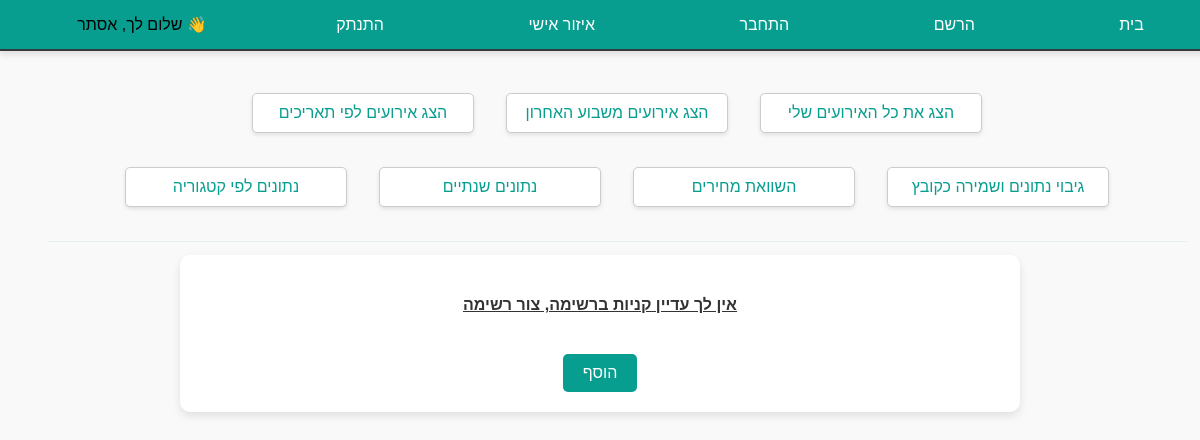
Page /profile (signed in) on the earlier database version.
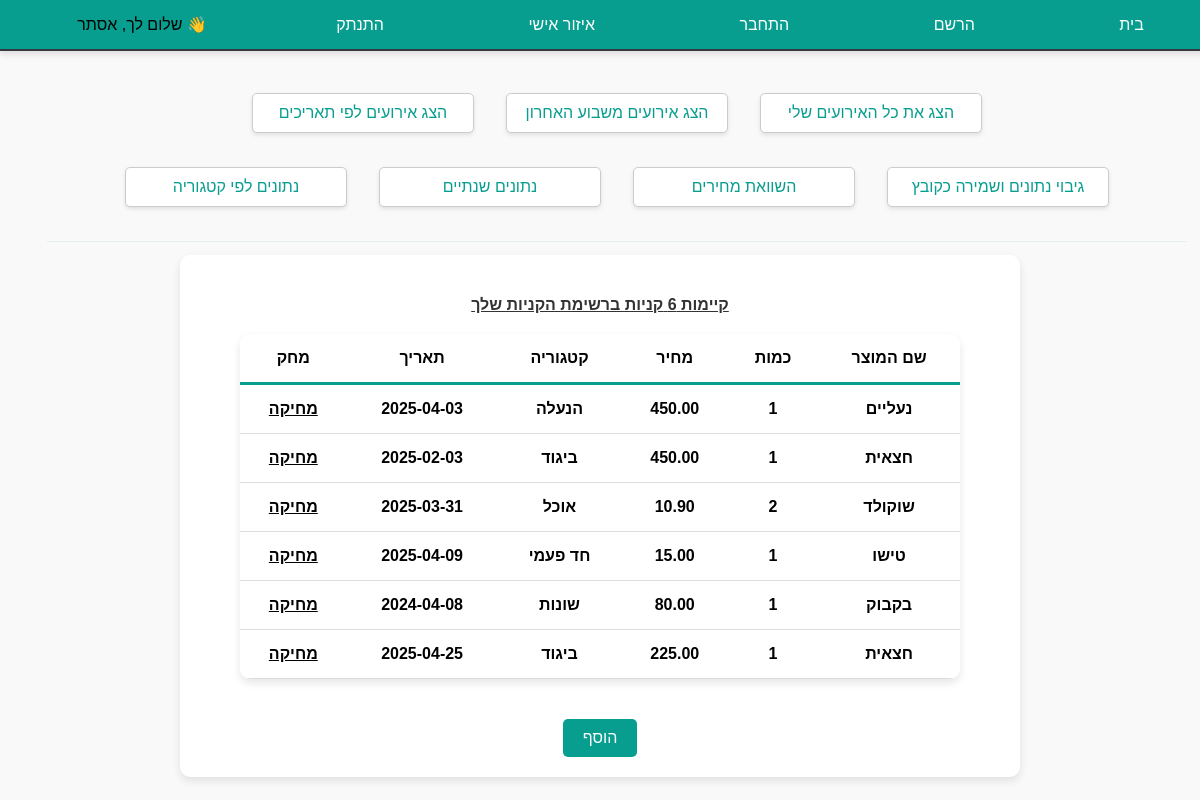
Same page on the later database version.
### models/User.py (models this page shows)
class User(UserMixin, db.Model):
    __tablename__ = 'user'
    id = db.Column(db.Integer, primary_key=True, autoincrement=True)
    name = db.Column(db.String, nullable = False)
    email = db.Column(db.String, unique=True, nullable = False)
    password = db.Column(db.String, nullable = False)

### models/Purchases.py (models this page shows)
class Purchases(db.Model):
    id = db.Column(db.Integer, primary_key = True)
    user_id = db.Column(db.Integer, db.ForeignKey('user.id'),)
    name = db.Column(db.String)
    qty = db.Column(db.Integer, default = 1)
    price = db.Column(db.Numeric(precision=10,scale=2), nullable = False)
    category = db.Column(db.String)
    date = db.Column(db.DateTime, default = datetime.now())

### app.py (the view)
@app.route('/profile', methods=["GET"])
def profile():
    if not current_user.is_authenticated:
        return render_template("register.html", message="התחבר לאפליקציה")
    purchases = Purchases.query.filter_by(user_id=current_user.id).all()
    message = "אין לך עדיין קניות ברשימה, צור רשימה"
    return render_template('profile.html', purchases=purchases, message=message)

### app.py (called while the page is built)
@login_manager.user_loader
def load_user(user_id):
    return User.query.get(int(user_id))

### templates/profile.html (shortened to what this page needs)
{% extends 'index.html' %}
    {% block head %}
      <link rel="stylesheet" href="static/css/profile.css"></link>
    {% endblock %}
    {% block body %}
        <div class="btns">
            <div class="filters">
                <a href="/profile" class="a">הצג את כל האירועים שלי</a>
                <a href="/profileWeek" class="a">הצג אירועים משבוע האחרון</a>
                <a href="#dateFormModal" class="a">הצג אירועים לפי תאריכים</a>
            </div>
            <div class="info">
                <a href="/saveData" class="a">גיבוי נתונים ושמירה כקובץ</a>
                <a href="/products" class="a">השוואת מחירים</a>
                <a href="/graph1" class="a">נתונים שנתיים</a>
                <a href="/graph2" class="a">נתונים לפי קטגוריה</a>
            </div>
            <div class="seperate"></div>
        </div>
        <div class="all_container">
            <div class="purchases_list">
                {% if purchases|length < 1 %}
                        <h4>{{message}}</h4>
                {% else %}
                <h4>קיימות {{purchases|length}} קניות ברשימת הקניות שלך</h4>
                <div class="table">
                    <table>
                        <tr class="head">
                            <th>שם המוצר</th>
                            <th>כמות</th>
                            <th>מחיר</th>
                            <th>קטגוריה</th>
                            <th>תאריך</th>
                            <th>מחק</th>
                        </tr>
                   {% for p in purchases: %}
                        <tr class="row">
                            <th>{{ p.name}}</th>
                            <th>{{ p.qty }}</th>
                            <th>{{ p.price }}</th>
                            <th>{{ p.category }}</th>
                            <th>{{ p.date.date() }}</th>
                            <th><a href="/delete/{{p.id}}">מחיקה</a></th>
                        </tr>
                  {% endfor %}
                    </table>
                </div>
                {% endif %}
                <a href="#addModal" class="open-modal">הוסף</a>
            </div>
        </div>
    {% endblock %}

### templates/index.html (shortened to what this page needs)
<!DOCTYPE html>
<html lang="en">
<head>
    <link rel="stylesheet" href="static/css/index.css"></link>
    {% block head %}
    {% endblock %}
</head>
<body>
    <nav>
        <ul>
            <li><a href="/">בית</a></li>
            <li><a href="/register">הרשם</a></li>
            <li><a href="/login">התחבר</a></li>
            <li><a href="/profile">איזור אישי</a></li>
            <li><a href="/logout">התנתק</a></li>
            <p class="welcome">
                👋 שלום לך,
                {% if current_user.is_authenticated %}
                    {{ current_user.name }}
                {% else %}
                    אורח
                {% endif %}
            </p>
        </ul>
    </nav>
    {% block body %}
    {% endblock  %}
</body>
</html>

### static/css/index.css (style rules this page uses)
* { direction: rtl; }
body { font-family: Arial, sans-serif; background-color: #f9f9f9; margin: 0; padding: 70px; text-align: center; }
nav { background-color:#089e8f; border-bottom: 2px solid #343a40;; padding: 15px 30px; display: flex; flex-direction: column; justify-content: space-between; align-items: center; box-shadow: 0 4px 6px rgba(0, 0, 0, 0.1); position: fixed; top: 0; left: 0; width: 98%; z-index: 1000; }
nav ul { width: 100%; list-style: none; display: flex; align-items: center; justify-content: space-around; gap: 20px; margin: 0; padding: 0; }
nav ul li { display: inline; }
nav ul li a { color: #ffffff; font-size: 16px; text-decoration: none; padding: 8px 15px; border-radius: 5px; width: 150px; transition: background-color 0.3s ease, color 0.3s ease; }
.welcome { margin: 0px; }

### static/css/profile.css (style rules this page uses)
body { font-family: Arial, sans-serif; background-color: #f9f9f9; margin: 0; padding: 0; display: flex; flex-direction: column; height: 97vh; }
.btns { display: flex; flex-direction: column; gap: 1.5rem; align-items: flex-start; width: 95%; padding: 13px; justify-content: center; }
.seperate { width: 100%; background-color: #E0F2F1; height: 1px; }
.btns .a { display: block; margin-bottom: 10px; text-decoration: none; color:#089e8f; background-color: white; padding: 10px; border: 1px solid #ccc; border-radius: 5px; text-align: center; width: 200px; box-shadow: 0 2px 4px rgba(0, 0, 0, 0.1); cursor: pointer; }
.filters, .info { display: flex; flex-direction: row; gap: 2rem; justify-content: center; align-items: center; width: 100%; }
.filters { position: relative; display: flex; flex-direction: row; gap: 2rem; justify-content: center; align-items: center; width: 100%; margin-top: 80px; }
.all_container { display: flex; flex-direction: column; flex-grow: 1; align-items: center; gap: 2rem; }
.purchases_list { width: 80%; max-width: 800px; background-color: #ffffff; padding: 20px; border-radius: 10px; box-shadow: 0 4px 8px rgba(0, 0, 0, 0.1); text-align: center; }
h4 { color: #333; text-decoration: underline; margin-bottom: 20px; }
.table { margin: 20px auto; width: 90%; border-collapse: collapse; font-family: Arial, sans-serif; background-color: #ffffff; border-radius: 10px; overflow: hidden; box-shadow: 0 4px 8px rgba(0, 0, 0, 0.1); }
.table table { width: 100%; border-collapse: collapse; }
.head { border-bottom:3px solid #089e8f; }
.row th a { color: black; }
.table th, .table td { padding: 15px; text-align: center; border-bottom: 1px solid #ddd; }
.open-modal { display: inline-block; margin-top: 20px; padding: 10px 20px; background-color:#089e8f; color: #ffffff; text-decoration: none; border-radius: 5px; font-size: 16px; cursor: pointer; }

Differences in the rows shown:
added Purchases: name "נעליים", qty "1", price "450.00", category "הנעלה", date "2025-04-03"
added Purchases: name "חצאית", qty "1", price "450.00", category "ביגוד", date "2025-02-03"
added Purchases: name "שוקולד", qty "2", price "10.90", category "אוכל", date "2025-03-31"
added Purchases: name "טישו", qty "1", price "15.00", category "חד פעמי", date "2025-04-09"
added Purchases: name "בקבוק", qty "1", price "80.00", category "שונות", date "2024-04-08"
added Purchases: name "חצאית", qty "1", price "225.00", category "ביגוד", date "2025-04-25"
Other differences:
{{ purchases|length }}: (not shown) → "6"
{{ message }}: "אין לך עדיין קניות ברשימה, צור רשימה" → (not shown)
text now shown: "קיימות קניות ברשימת הקניות שלך שם המוצר כמות מחיר קטגוריה תאריך מחק"
